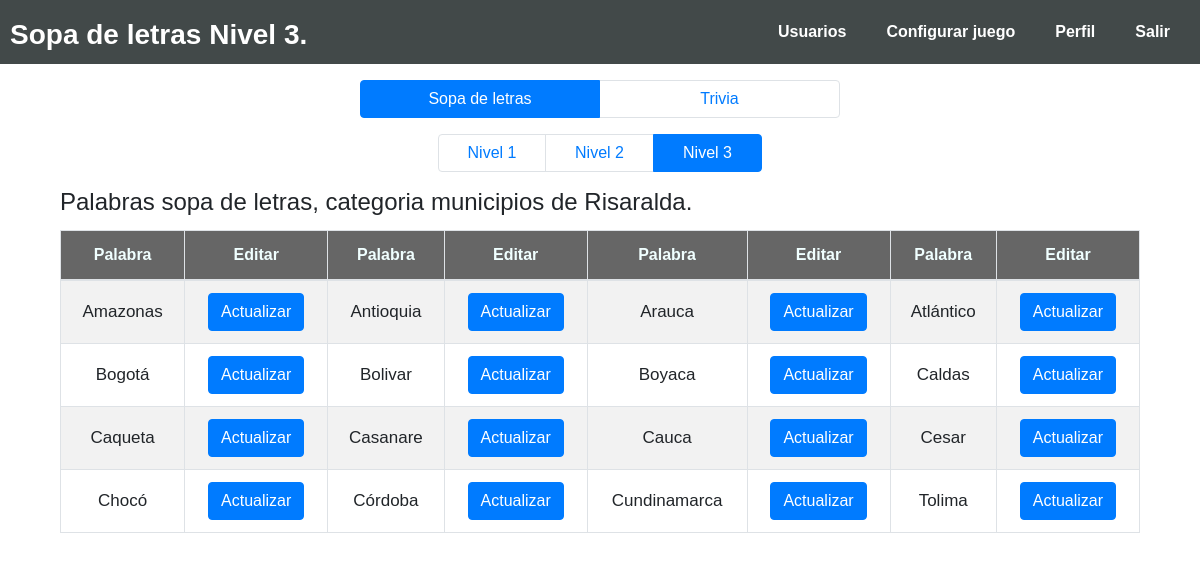
/confi_juego/sopa/sopa_nv3.php (signed in), run on the app's committed database.
### tables this page shows
CREATE TABLE `sopa_nivel3` (
  `id_palabra` int(11) NOT NULL,
  `palabra` varchar(16) NOT NULL
);

### confi_juego/sopa/php/consul_sopaN3.php (called while the page is built, shortened)
<?php
require ('../../php/conexion.php');
$pdo -> setAttribute(PDO::ATTR_ERRMODE, PDO::ERRMODE_EXCEPTION);
$query = $pdo->prepare("SELECT * FROM `sopa_nivel3`");
$query->execute();
$nivel3 = $query->fetchAll();
$total_palabras = count($nivel3);

### confi_juego/sopa/sopa_nv3.php (the view, shortened to what this page needs)
<!DOCTYPE html>
<html lang="en">
<head>
  <link rel="stylesheet" type="text/css" href="../../css/bootstrap.css">
  <link rel="stylesheet" type="text/css" href="../../css/cargando.css">
  <link rel="stylesheet" type="text/css" href="../../css/maquinawrite.css">
  <link rel="stylesheet" href="../../css/estyle.css">
  <link rel="stylesheet" href="../trivia/style.css">
  <link rel="stylesheet" href="style_sopa.css">
</head>
<body>
  <nav class="navbar1 navbar-expand-lg1 navbar-light1 bg-light1">
    <div class="collapse1 navbar-collapse1" id="navbarNav">
      <p class="title_sopa pa"> <b><span style="color: white;">Sopa de letras Nivel 3.</span> </b></p>
      <ul class="navbar-nav1">
        <li class="nav-item1 active1">
          <a class="nav-link1" href="../../administrador/index.php"><b> Usuarios</b> <span class="sr-only1"></span></a>
        </li>
        <li class="nav-item1">
          <a class="nav-link1" href="#"><b> Configurar juego</b></a>
        </li>
        <li class="nav-item1">
          <a class="nav-link1" href="../perfil/perfil_admin.php"><b>Perfil</b></a>
        </li>
        <li class="nav-item1">
          <a class="nav-link1" href="../../php/salir.php"><b>Salir</b></a>
        </li>
      </ul>
    </div>
  </nav>
  <ul class="pagination pagination_juegos">
    <li class="page-item active">
      <div>
        <a class="page-link" href="#">Sopa de letras</a>
      </div>
    </li>
    <li class="page-item">
      <div>
        <a class="page-link" href="../trivia/trivia.php">Trivia</a>
      </div>
    </li>
  </ul>
  <ul class="pagination pagination_niveles">
    <li class="page-item">
      <div>
        <a class="page-link" href="index.php">Nivel 1</a>
      </div>
    </li>
    <li class="page-item">
      <div>
        <a class="page-link" href="sopa_nv2.php">Nivel 2</a>
      </div>
    </li>
    <li class="page-item active">
      <div>
        <a class="page-link" href="#">Nivel 3</a>
      </div>
    </li>
  </ul>
  <div class="div_titulo">
    <h4 class="h4_titulo">Palabras sopa de letras, categoria municipios de Risaralda.</h4>
  </div>
  <div class="tabla clearfix">
    <div class="contenedor_tabla">
      <div class="table-responsive" style="align-items: center;">
        <table class="table table-bordered table-striped table-hover">
          <thead>
            <tr class="tr">
              <th scope="col">Palabra</th>
              <th scope="col">Editar</th>
              <th scope="col">Palabra</th>
              <th scope="col">Editar</th>
              <th scope="col">Palabra</th>
              <th scope="col">Editar</th>
              <th scope="col">Palabra</th>
              <th scope="col">Editar</th>
            </tr>
          </thead>
          <tbody>
            <?php
            include("php/consul_sopan3.php");
            $cuenta = 0;
            for ($i = 1; $i <= 14; $i = $i + 4) { ?>
              <tr>
                <?php if ($cuenta < $total_palabras) { ?>
                  <td><?php echo ($nivel3[$cuenta][1]); ?></td>
                  <td> <button type="button" class="btn btn-primary" data-toggle="modal" data-target="#municipio<?php echo $nivel3[$cuenta][0]; ?>">Actualizar</button> </td>
                  <?php include("muni.php");
                  $cuenta++; ?>
                <?php } else { ?>
                  <td></td>
                  <td></td>
                <?php }  ?>
                <?php if ($cuenta < $total_palabras) { ?>
                  <td><?php echo ($nivel3[$cuenta][1]); ?></td>
                  <td> <button type="button" class="btn btn-primary" data-toggle="modal" data-target="#municipio<?php echo $nivel3[$cuenta][0]; ?>">Actualizar</button> </td>
                  <?php include("muni.php");
                  $cuenta++; ?>
                <?php } else { ?>
                  <td></td>
                  <td></td>
                <?php }  ?>
                <?php if ($cuenta < $total_palabras) { ?>
                  <td><?php echo ($nivel3[$cuenta][1]); ?></td>
                  <td> <button type="button" class="btn btn-primary" data-toggle="modal" data-target="#municipio<?php echo $nivel3[$cuenta][0]; ?>">Actualizar</button> </td>
                  <?php include("muni.php");
                  $cuenta++; ?>
                <?php } else { ?>
                  <td></td>
                  <td></td>
                <?php }  ?>
                <?php if ($cuenta < $total_palabras) { ?>
                  <td><?php echo ($nivel3[$cuenta][1]); ?></td>
                  <td> <button type="button" class="btn btn-primary" data-toggle="modal" data-target="#municipio<?php echo $nivel3[$cuenta][0]; ?>">Actualizar</button> </td>
                  <?php include("muni.php");
                  $cuenta++; ?>
                <?php } else { ?>
                  <td></td>
                  <td></td>
                <?php }  ?>
              </tr>
            <?php } ?>
          </tbody>
        </table>
      </div>
    </div>
  </div>
</body>
</html>

### css/estyle.css (style rules this page uses)
table tr th { background: rgba(0, 0, 0, .6); color: azure; }
tbody tr { font-size: 12px !important; }
b { display: flex; flex-direction: row-reverse; }
.pagination { justify-content: center; margin: 16px 0; }

### confi_juego/trivia/style.css (style rules this page uses)
body { font-family: Arial, Helvetica, sans-serif; }
.nav-link1 { text-decoration: none !important; color: white; padding: 20px; display: block; }
.nav-item1 { display: inline-block; text-align: center; }
.div_titulo { display: flex; justify-content: center; margin: 5px 0px; }
.h4_titulo { width: 90%; }
.navbar1 { position: relative; background-color: #424949; list-style: none; padding: 0; margin: auto; }
.tabla { display: flex; justify-content: center; }
.navbar-nav1 { margin: 0px; display: flex; justify-content: flex-end; text-decoration: none !important; }
.pa { padding-top: 14px; font-size: 28px; margin: 0px; }
.collapse1 { padding: 0px 10px; display: flex; justify-content: space-between; }
td { display: table-cell; vertical-align: middle !important; text-align: center; font-size: 17px; }
.tr { white-space: nowrap; text-align: center; }
.contenedor_tabla { width: 90%; }
.pagination_juegos { text-align: center; }
.pagination_juegos .page-item { width: 20%; }
.pagination_niveles { text-align: center; }
.pagination_niveles .page-item { width: 9%; }

### confi_juego/sopa/style_sopa.css (style rules this page uses)
.pagination_juegos { text-align: center; }
.pagination_juegos .page-item { width: 20%; }
.pagination_niveles { text-align: center; }
.pagination_niveles .page-item { width: 9%; }
.div_titulo { display: flex; justify-content: center; margin: 5px 0px; }
.h4_titulo { width: 90%; }

### data on the page
sopa_nivel3: palabra "Amazonas"
sopa_nivel3: palabra "Antioquia"
sopa_nivel3: palabra "Arauca"
sopa_nivel3: palabra "Atlántico"
sopa_nivel3: palabra "Bogotá"
sopa_nivel3: palabra "Bolivar"
sopa_nivel3: palabra "Boyaca"
sopa_nivel3: palabra "Caldas"
sopa_nivel3: palabra "Caqueta"
sopa_nivel3: palabra "Casanare"
sopa_nivel3: palabra "Cauca"
sopa_nivel3: palabra "Cesar"
sopa_nivel3: palabra "Chocó"
sopa_nivel3: palabra "Córdoba"
sopa_nivel3: palabra "Cundinamarca"
sopa_nivel3: palabra "Tolima"
